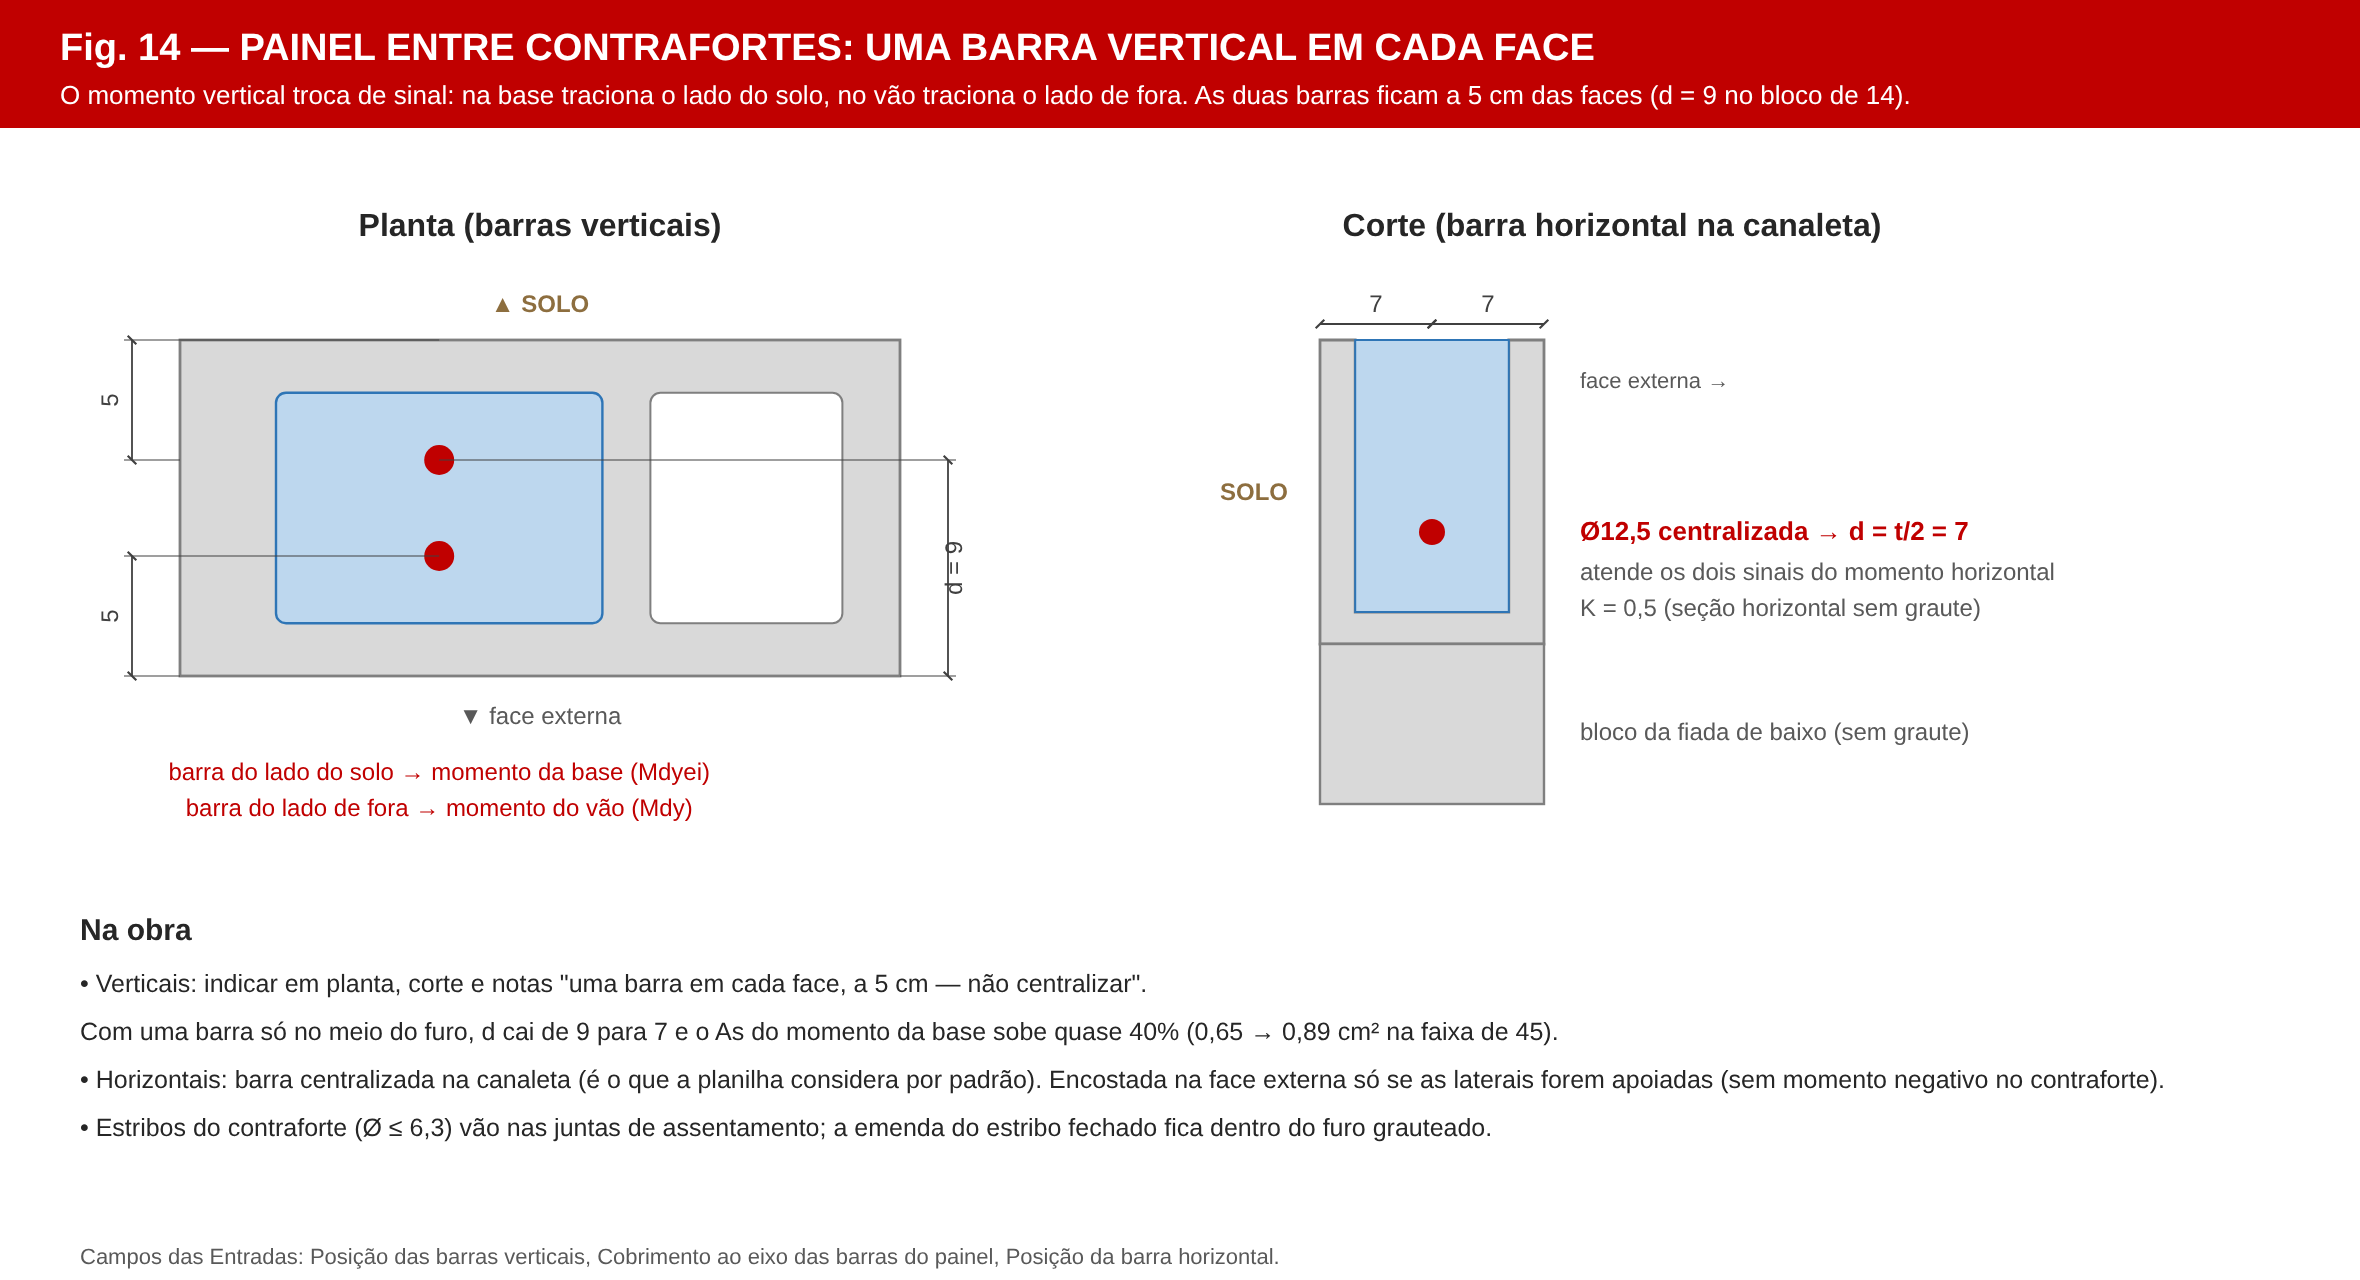

Here is the Python script that generated this plot:
from figlib import SVG, C
S = 12.0
W, H = 1180, 640
s = SVG(W, H)
s.rect(0, 0, W, 64, fill='#c00000', stroke='none')
s.text(30, 30, 'Fig. 14 — PAINEL ENTRE CONTRAFORTES: UMA BARRA VERTICAL EM CADA FACE', size=19, anchor='start', weight='bold', color='#ffffff')
s.text(30, 52, 'O momento vertical troca de sinal: na base traciona o lado do solo, no vão traciona o lado de fora. As duas barras ficam a 5 cm das faces (d = 9 no bloco de 14).', size=13, anchor='start', color='#ffffff')
# planta do furo com 2 barras
t, hf = 14, 2.2
x0, y0 = 90, 170
Xp = lambda v: x0 + v * S; Yp = lambda v: y0 + v * S
s.text(Xp(15), y0 - 52, 'Planta (barras verticais)', size=16, weight='bold')
s.text(Xp(15), y0 - 14, '▲ SOLO', size=12, color=C['soil'], weight='bold')
s.rect(Xp(0), Yp(0), 30 * S, t * S, fill=C['blockfill'], stroke=C['block'], sw=1.4)
s.rect(Xp(4), Yp(hf), 13.6 * S, (t - 2 * hf) * S, fill=C['groutfill'], stroke=C['grout'], sw=1.2, extra='rx="5"')
s.rect(Xp(19.6), Yp(hf), 8 * S, (t - 2 * hf) * S, fill=C['hollow'], stroke=C['block'], sw=1.0, extra='rx="5"')
for yy in (5, t - 5):
    s.circle(Xp(10.8), Yp(yy), 0.5 * S + 1.5)
s.dim_v(Xp(0) - 24, Yp(0), Yp(5), '5', side=-1, ext_from=(Xp(10.8), Xp(0)), size=12)
s.dim_v(Xp(0) - 24, Yp(t - 5), Yp(t), '5', side=-1, ext_from=(Xp(10.8), Xp(0)), size=12)
s.dim_v(Xp(30) + 24, Yp(5), Yp(t), 'd = 9', side=1, ext_from=(Xp(10.8), Xp(30)), size=12)
s.text(Xp(15), Yp(t) + 24, '▼ face externa', size=12, color=C['note'])
s.text(Xp(10.8), Yp(t) + 52, 'barra do lado do solo → momento da base (Mdyei)', size=12, color=C['steel'])
s.text(Xp(10.8), Yp(t) + 70, 'barra do lado de fora → momento do vão (Mdy)', size=12, color=C['steel'])
# corte da canaleta com barra centralizada
S2 = 8.0
cx, cy = 660, 170
Xc = lambda v: cx + v * S2; Yc = lambda v: cy + v * S2
s.text(Xc(7) + 90, 118, 'Corte (barra horizontal na canaleta)', size=16, weight='bold')
s.poly([(Xc(0), Yc(0)), (Xc(hf), Yc(0)), (Xc(hf), Yc(17)), (Xc(t - hf), Yc(17)), (Xc(t - hf), Yc(0)), (Xc(t), Yc(0)), (Xc(t), Yc(19)), (Xc(0), Yc(19))],
       fill=C['blockfill'], stroke=C['block'], sw=1.4)
s.rect(Xc(hf), Yc(0), (t - 2 * hf) * S2, 17 * S2, fill=C['groutfill'], stroke=C['grout'], sw=1.0)
s.circle(Xc(t / 2), Yc(12), 0.625 * S2 + 1.5)
s.rect(Xc(0), Yc(19), t * S2, 10 * S2, fill=C['blockfill'], stroke=C['block'], sw=1.2)
s.dim_h(Xc(0), Xc(t / 2), Yc(0) - 8, '7', size=12)
s.dim_h(Xc(t / 2), Xc(t), Yc(0) - 8, '7', size=12)
s.text(Xc(t) + 18, Yc(12) + 4, 'Ø12,5 centralizada → d = t/2 = 7', size=13, anchor='start', color=C['steel'], weight='bold')
s.text(Xc(t) + 18, Yc(12) + 24, 'atende os dois sinais do momento horizontal', size=12, anchor='start', color=C['note'])
s.text(Xc(t) + 18, Yc(12) + 42, 'K = 0,5 (seção horizontal sem graute)', size=12, anchor='start', color=C['note'])
s.text(Xc(t) + 18, Yc(25), 'bloco da fiada de baixo (sem graute)', size=12, anchor='start', color=C['note'])
s.text(Xc(-2), Yc(10), 'SOLO', size=12, anchor='end', color=C['soil'], weight='bold')
s.text(Xc(t) + 18, Yc(3), 'face externa →', size=11, anchor='start', color=C['note'])
# notas
y = 470
s.text(40, y, 'Na obra', size=15, anchor='start', weight='bold')
notes = ['• Verticais: indicar em planta, corte e notas "uma barra em cada face, a 5 cm — não centralizar".', '   Com uma barra só no meio do furo, d cai de 9 para 7 e o As do momento da base sobe quase 40% (0,65 → 0,89 cm² na faixa de 45).',
         '• Horizontais: barra centralizada na canaleta (é o que a planilha considera por padrão). Encostada na face externa só se as laterais forem apoiadas (sem momento negativo no contraforte).',
         '• Estribos do contraforte (Ø ≤ 6,3) vão nas juntas de assentamento; a emenda do estribo fechado fica dentro do furo grauteado.']
for i, t_ in enumerate(notes):
    s.text(40, y + 26 + i * 24, t_, size=12.5, anchor='start')
s.text(40, 632, 'Campos das Entradas: Posição das barras verticais, Cobrimento ao eixo das barras do painel, Posição da barra horizontal.', size=11, anchor='start', color=C['note'])
s.save('fig14_barras_painel.svg'); print('ok')
